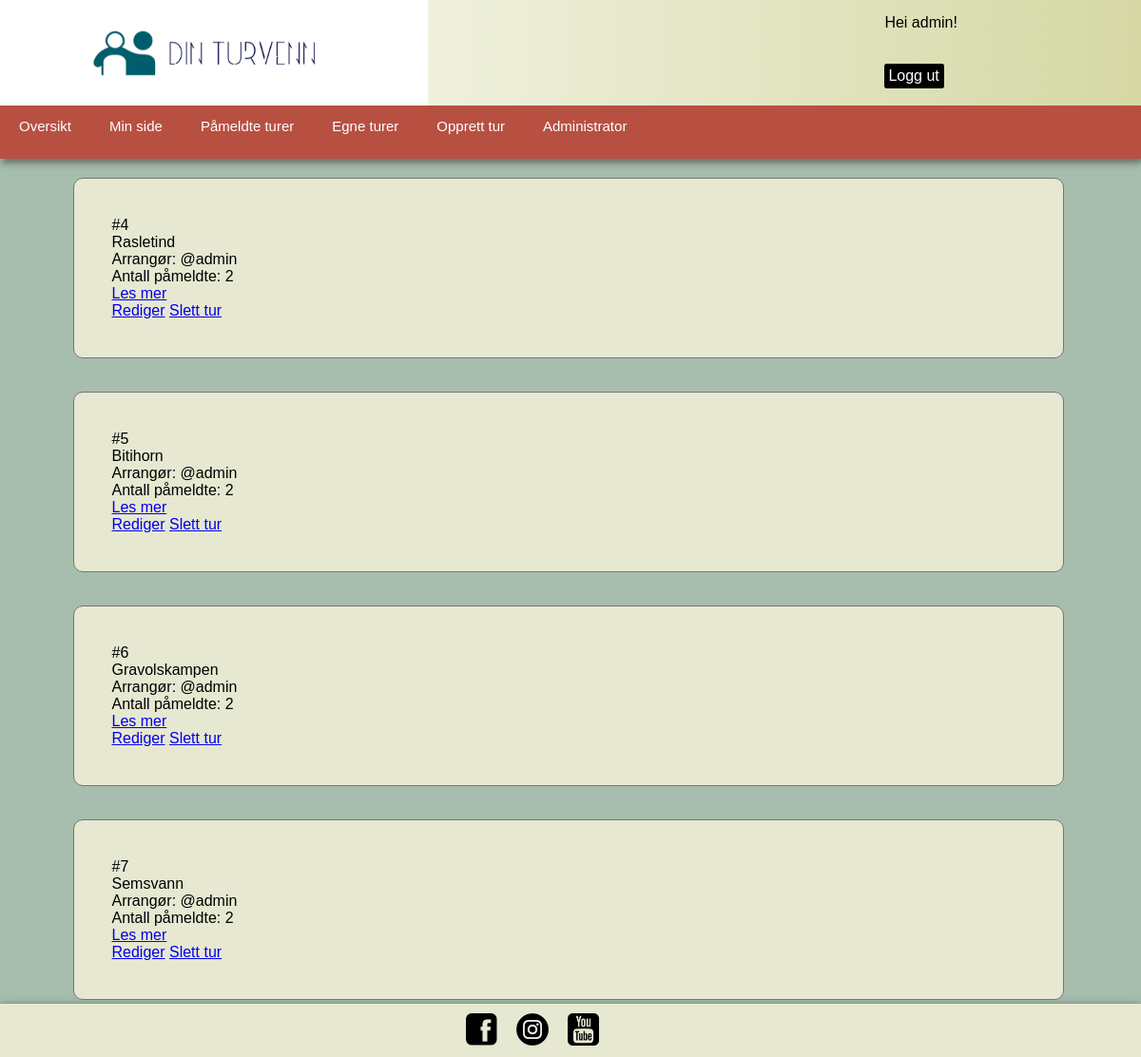
/overview/ (signed in), run on an earlier commit of the app's database.
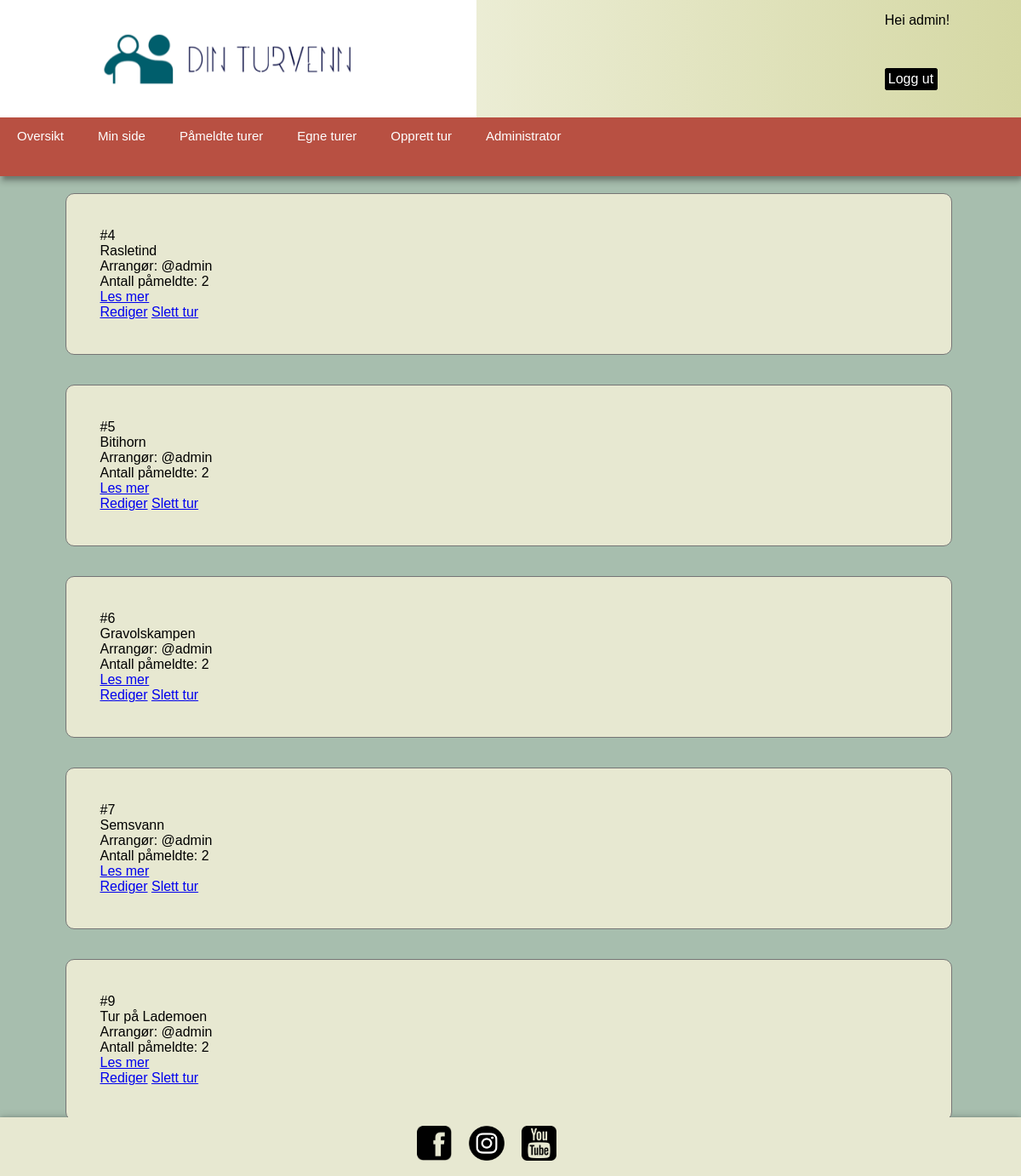
And on a later commit of the database.
### base/models.py (models this page shows, shortened)
class Hike(models.Model):
    title = models.CharField(max_length=30, null=False)
    host = models.ForeignKey(
        User, on_delete=models.CASCADE, related_name="hosting")
    description = models.TextField(null=False)
    scheduled = models.DateTimeField(default=None, blank=True, null=True)
    meetup = models.CharField(max_length=50, null=False)
    participants = models.ManyToManyField(User, related_name="participants")

### base/views.py (the view)
# urls.py: path('overview/', views.overview, name="overview"),
@login_required(login_url='login')
def overview(request):
    hikes = Hike.objects.all()
    participants = Hike.participants
    context = {'hikes': hikes, 'participants': participants}
    return render(request, 'base/overview.html', context)

### base/templates/base/overview.html
{% extends 'main.html' %}
{% block content %}
        <div class="overview-content">
            {% for hike in hikes%}
                {% if request.user == hike.host %}
                <div>
                    <p class="hikeid">#{{hike.id}}</p>
                    <p class="">{{hike.title}}</p>
                    <p>Arrangør: @{{hike.host}}</p>
                    <p>Antall påmeldte: {{hike.participants.count}}</p>
                    <a href="{% url 'hike' hike.id%}"><p>Les mer</p></a>
                    <a href="{% url 'updatehike' hike.id %}">Rediger</a>
                    <a href="{% url 'deletehike' hike.id %}">Slett tur</a>
                </div>
                {% endif %}
            {% endfor %}
        </div>
{% endblock %}

What changed in the data, as far as the page shows it:
added Hike: id "9", title "Tur på Lademoen", host "admin", participants.count "2"
